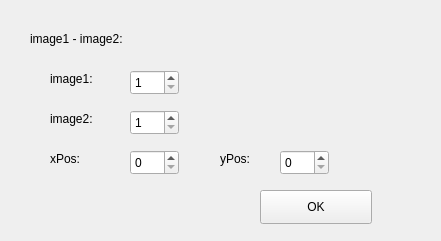
    <widget class="QWidget" name="subtractionWidget" native="true">
     <property name="geometry">
      <rect>
       <x>10</x>
       <y>10</y>
       <width>441</width>
       <height>241</height>
      </rect>
     </property>
     <widget class="QLabel" name="label_20">
      <property name="geometry">
       <rect>
        <x>30</x>
        <y>30</y>
        <width>151</width>
        <height>18</height>
       </rect>
      </property>
      <property name="text">
       <string>image1 - image2:</string>
      </property>
     </widget>
     <widget class="QLabel" name="label_21">
      <property name="geometry">
       <rect>
        <x>50</x>
        <y>70</y>
        <width>81</width>
        <height>18</height>
       </rect>
      </property>
      <property name="text">
       <string>image1:</string>
      </property>
     </widget>
     <widget class="QLabel" name="label_22">
      <property name="geometry">
       <rect>
        <x>50</x>
        <y>110</y>
        <width>81</width>
        <height>18</height>
       </rect>
      </property>
      <property name="text">
       <string>image2:</string>
      </property>
     </widget>
     <widget class="QLabel" name="label_23">
      <property name="geometry">
       <rect>
        <x>50</x>
        <y>150</y>
        <width>81</width>
        <height>18</height>
       </rect>
      </property>
      <property name="text">
       <string>xPos:</string>
      </property>
     </widget>
     <widget class="QLabel" name="label_24">
      <property name="geometry">
       <rect>
        <x>220</x>
        <y>150</y>
        <width>81</width>
        <height>18</height>
       </rect>
      </property>
      <property name="text">
       <string>yPos:</string>
      </property>
     </widget>
     <widget class="QSpinBox" name="inputSubImg1">
      <property name="geometry">
       <rect>
        <x>130</x>
        <y>70</y>
        <width>49</width>
        <height>25</height>
       </rect>
      </property>
      <property name="minimum">
       <number>1</number>
      </property>
      <property name="maximum">
       <number>5</number>
      </property>
     </widget>
     <widget class="QSpinBox" name="inputSub2">
      <property name="geometry">
       <rect>
        <x>130</x>
        <y>110</y>
        <width>49</width>
        <height>25</height>
       </rect>
      </property>
      <property name="minimum">
       <number>1</number>
      </property>
      <property name="maximum">
       <number>5</number>
      </property>
     </widget>
     <widget class="QSpinBox" name="inputSubX">
      <property name="geometry">
       <rect>
        <x>130</x>
        <y>150</y>
        <width>49</width>
        <height>25</height>
       </rect>
      </property>
      <property name="maximum">
       <number>99999</number>
      </property>
     </widget>
     <widget class="QSpinBox" name="inputSubY">
      <property name="geometry">
       <rect>
        <x>280</x>
        <y>150</y>
        <width>49</width>
        <height>25</height>
       </rect>
      </property>
      <property name="maximum">
       <number>99999</number>
      </property>
     </widget>
     <widget class="QPushButton" name="substractionOkBtn">
      <property name="geometry">
       <rect>
        <x>260</x>
        <y>190</y>
        <width>112</width>
        <height>34</height>
       </rect>
      </property>
      <property name="text">
       <string>OK</string>
      </property>
     </widget>
    </widget>
